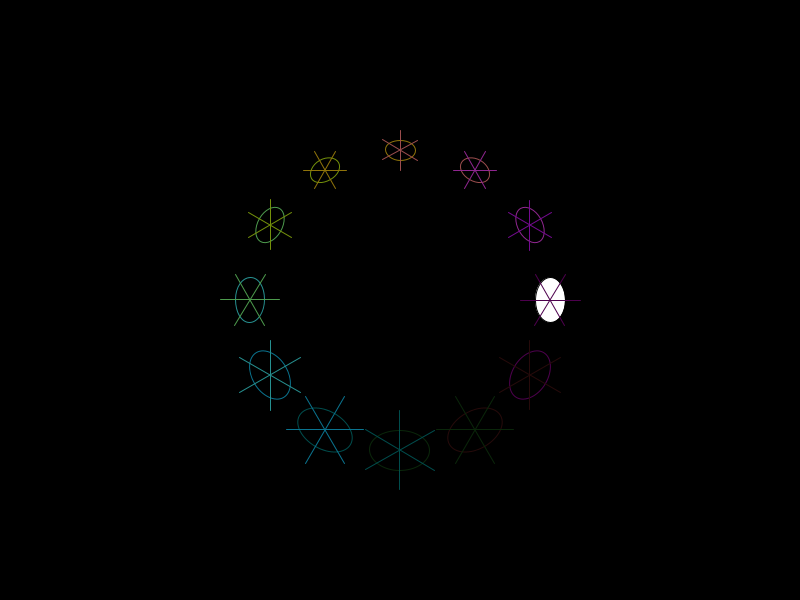
Frame 1 (no input)
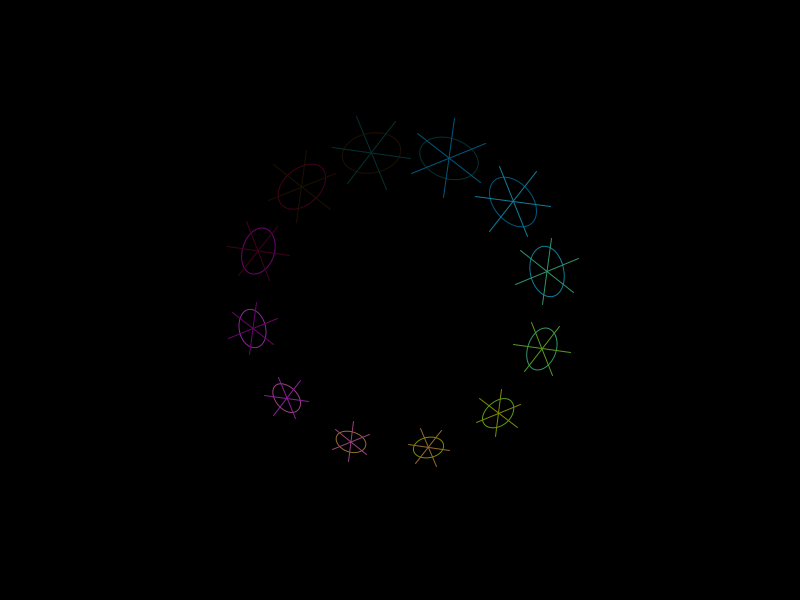
Frame 60 (the mouse pressed at the canvas centre just before this capture)
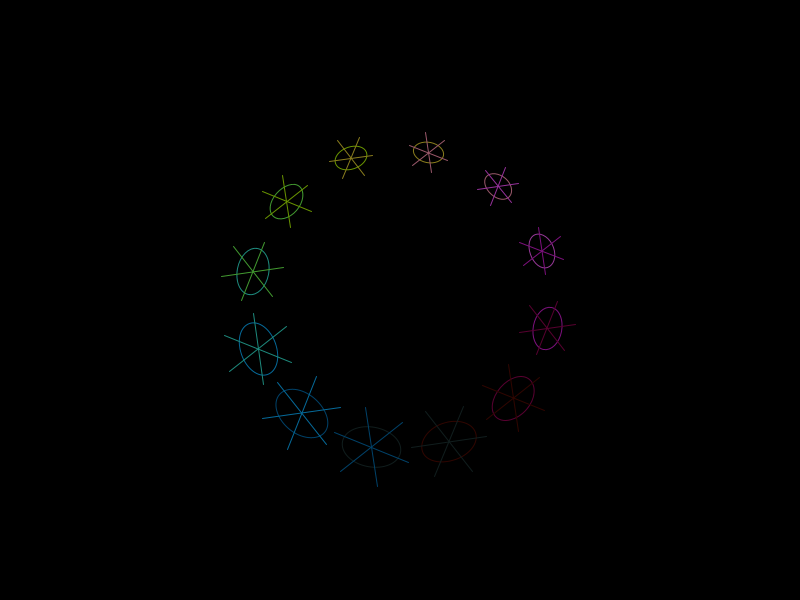
Frame 120 (the mouse held since frame 60 and released just before this capture)

The Processing sketch that drew these frames (run headless with seeded random() and noise(); from frame 60 on, the mouse is pressed at the canvas centre):

// Processing sketch: RotatingElves_250227a
// ── RotatingElves_250227a.pde
float angle = 0; // Rotation angle for animation
float time = 0; // Time variable for smooth changes

void setup() {
    size(800, 600); // Set canvas size
    background(0);   // Black background for contrast
    frameRate(60);   // Smooth animation
}

void draw() {
    background(0, 20); // Slight fade for trails

    translate(width / 2, height / 2); // Center the animation

    // Loop to create multiple "elves"
    for (int i = 0; i < 12; i++) {
        float offset = TWO_PI / 12 * i; // Space them in a circle
        
        float x = cos(offset + angle) * 150;
        float y = sin(offset + angle) * 150;

        pushMatrix();
        translate(x, y);
        rotate(angle + offset);

        // Dynamic color based on time and position
        float r = map(sin(time + offset), -1, 1, 100, 255);
        float g = map(cos(time + offset), -1, 1, 100, 255);
        float b = map(sin(time + offset * 2), -1, 1, 100, 255);

        // Draw a morphing shape (elf body)
        float size = 30 + sin(time + offset) * 10; // Pulsing size
        ellipse(0, 0, size, size * 1.5); // Tall, oval shape

        // Add fractal-like "arms" or details using stroke instead of fill
        stroke(255 - r, 255 - g, 255 - b);
        noFill();

        for (int j = 0; j < 3; j++) {
            float armAngle = angle + j * PI / 3;
            float armX = cos(armAngle) * size;
            float armY = sin(armAngle) * size;

            // Draw lines instead of filled ellipses
            line(-armX, -armY, armX, armY);
        }

        popMatrix();
    }

    // Update animation variables
    angle += 0.05;   // Rotate slowly
    time += 0.1;     // Advance time for color/size shifts
}
